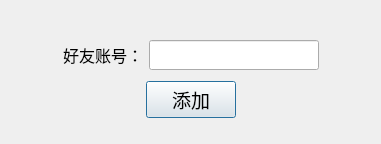
<?xml version="1.0" encoding="UTF-8"?>
<ui version="4.0">
 <class>AddFriendDialog</class>
 <widget class="QDialog" name="AddFriendDialog">
  <property name="geometry">
   <rect>
    <x>0</x>
    <y>0</y>
    <width>381</width>
    <height>144</height>
   </rect>
  </property>
  <property name="windowTitle">
   <string>AddFriend</string>
  </property>
  <property name="layoutDirection">
   <enum>Qt::LeftToRight</enum>
  </property>
  <layout class="QVBoxLayout" name="verticalLayout">
   <item>
    <spacer name="verticalSpacer_2">
     <property name="orientation">
      <enum>Qt::Vertical</enum>
     </property>
     <property name="sizeHint" stdset="0">
      <size>
       <width>20</width>
       <height>23</height>
      </size>
     </property>
    </spacer>
   </item>
   <item>
    <layout class="QHBoxLayout" name="horizontalLayout">
     <item>
      <spacer name="horizontalSpacer_3">
       <property name="orientation">
        <enum>Qt::Horizontal</enum>
       </property>
       <property name="sizeHint" stdset="0">
        <size>
         <width>40</width>
         <height>20</height>
        </size>
       </property>
      </spacer>
     </item>
     <item>
      <widget class="QLabel" name="label_2">
       <property name="minimumSize">
        <size>
         <width>80</width>
         <height>0</height>
        </size>
       </property>
       <property name="maximumSize">
        <size>
         <width>80</width>
         <height>16777215</height>
        </size>
       </property>
       <property name="font">
        <font>
         <pointsize>12</pointsize>
        </font>
       </property>
       <property name="text">
        <string>好友账号：</string>
       </property>
       <property name="alignment">
        <set>Qt::AlignRight|Qt::AlignTrailing|Qt::AlignVCenter</set>
       </property>
      </widget>
     </item>
     <item>
      <widget class="QLineEdit" name="EditAccount">
       <property name="minimumSize">
        <size>
         <width>170</width>
         <height>30</height>
        </size>
       </property>
       <property name="maximumSize">
        <size>
         <width>170</width>
         <height>16777215</height>
        </size>
       </property>
       <property name="font">
        <font>
         <pointsize>12</pointsize>
        </font>
       </property>
       <property name="maxLength">
        <number>10</number>
       </property>
       <property name="echoMode">
        <enum>QLineEdit::Normal</enum>
       </property>
      </widget>
     </item>
     <item>
      <spacer name="horizontalSpacer_4">
       <property name="orientation">
        <enum>Qt::Horizontal</enum>
       </property>
       <property name="sizeHint" stdset="0">
        <size>
         <width>40</width>
         <height>20</height>
        </size>
       </property>
      </spacer>
     </item>
    </layout>
   </item>
   <item>
    <spacer name="verticalSpacer">
     <property name="orientation">
      <enum>Qt::Vertical</enum>
     </property>
     <property name="sizeType">
      <enum>QSizePolicy::Fixed</enum>
     </property>
     <property name="sizeHint" stdset="0">
      <size>
       <width>20</width>
       <height>5</height>
      </size>
     </property>
    </spacer>
   </item>
   <item>
    <layout class="QHBoxLayout" name="horizontalLayout_2">
     <item>
      <spacer name="horizontalSpacer">
       <property name="orientation">
        <enum>Qt::Horizontal</enum>
       </property>
       <property name="sizeHint" stdset="0">
        <size>
         <width>40</width>
         <height>20</height>
        </size>
       </property>
      </spacer>
     </item>
     <item>
      <widget class="QPushButton" name="pushButton">
       <property name="minimumSize">
        <size>
         <width>90</width>
         <height>30</height>
        </size>
       </property>
       <property name="maximumSize">
        <size>
         <width>90</width>
         <height>16777215</height>
        </size>
       </property>
       <property name="font">
        <font>
         <pointsize>14</pointsize>
        </font>
       </property>
       <property name="text">
        <string>添加</string>
       </property>
      </widget>
     </item>
     <item>
      <spacer name="horizontalSpacer_2">
       <property name="orientation">
        <enum>Qt::Horizontal</enum>
       </property>
       <property name="sizeHint" stdset="0">
        <size>
         <width>40</width>
         <height>20</height>
        </size>
       </property>
      </spacer>
     </item>
    </layout>
   </item>
   <item>
    <spacer name="verticalSpacer_3">
     <property name="orientation">
      <enum>Qt::Vertical</enum>
     </property>
     <property name="sizeType">
      <enum>QSizePolicy::Fixed</enum>
     </property>
     <property name="sizeHint" stdset="0">
      <size>
       <width>20</width>
       <height>15</height>
      </size>
     </property>
    </spacer>
   </item>
  </layout>
 </widget>
 <resources/>
 <connections/>
</ui>
